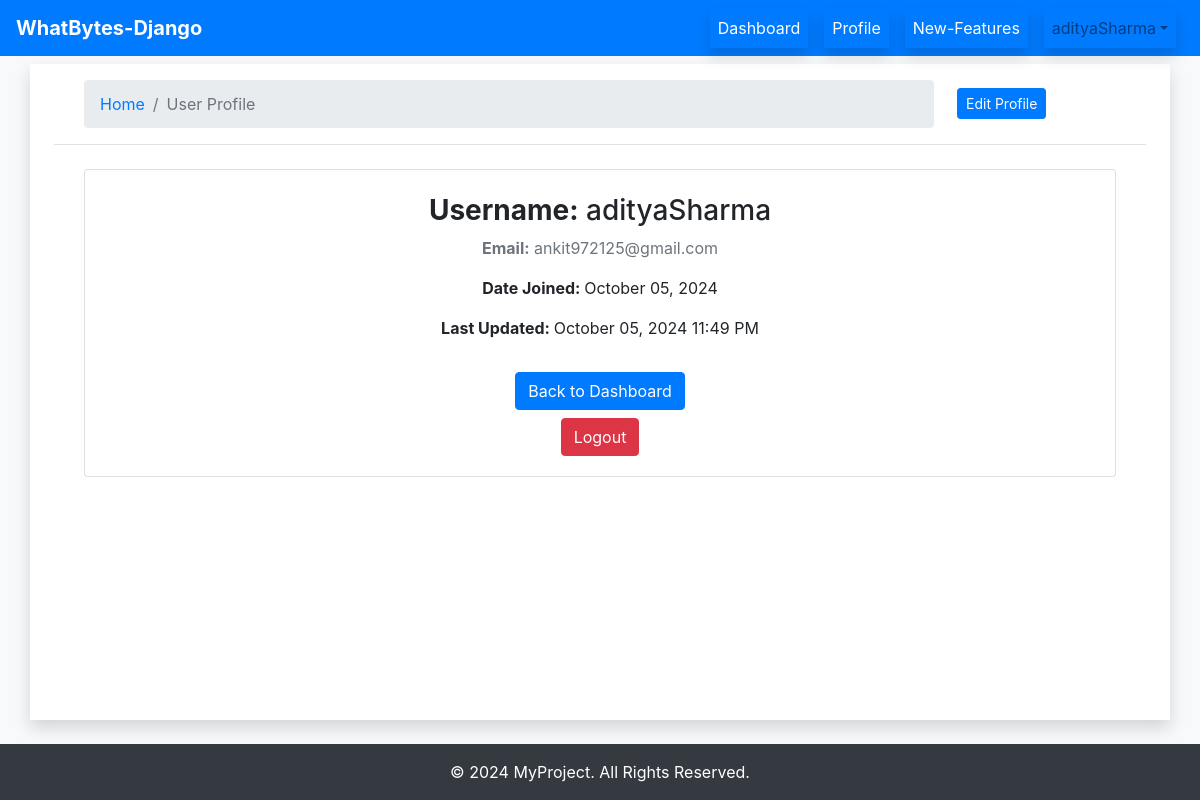
/profile/ (signed in), run on the app's committed database.
### main/models.py (models this page shows, shortened)
class Profile(models.Model):
    user = models.OneToOneField(User, on_delete=models.CASCADE)
    date_joined = models.DateTimeField(auto_now_add=True)
    last_updated = models.DateTimeField(auto_now=True)

### main/views.py (the view)
# urls.py: path('profile/', views.profile, name='profile'),
@login_required
def profile(request):
    profile = Profile.objects.get(user=request.user)
    return render(request, 'profile.html', {'profile': profile})

### main/templates/profile.html
{% extends "./base.html" %}
{% block content %}
<div id="ContentPlaceHolder1_divContainer" class="container-fluid bg-white rounded-2 px-4">
    <div class="pagetitle">
        <div class="row border-bottom">
            <div class="col-md-10 mt-2 pt-2">
                <nav class="d-flex">
                    <div class="col-md-12 ">
                        <ol class="breadcrumb">
                            <li class="breadcrumb-item"><a href="">Home</a></li>
                            <li class="breadcrumb-item active">User Profile</li>
                        </ol>
                    </div>
                    <div class="col-md-2 px-2 text-end pt-2">
                        <a href="{% url "editprofile" %}" class="btn btn-primary btn-sm">Edit Profile</a>
                     </div>
                </nav>
            </div>
        </div>
        <div class="container mt-4">
            <div class="card">
                <div class="card-body profile-card pt-4 d-flex flex-column align-items-center">
                    <h3><strong>Username:</strong> {{ profile.user.username }}</h3>
                    <p class="text-muted"><strong>Email:</strong> {{ user.email }}</p>
                    <p><strong>Date Joined: </strong>{{ profile.user.date_joined|date:"F d, Y" }}</p>
                    <p><strong>Last Updated: </strong>{{ profile.last_updated|date:"F d, Y h:i A" }}</p>
                    <a href="{% url 'dashboard' %}" class="btn btn-primary mt-3">Back to Dashboard</a>
                    <a href="{% url 'logout' %}" class="btn btn-danger mt-2">Logout</a>
                </div>
            </div>
        </div>
    </div>
</div>
{% endblock %}

### main/templates/base.html (shortened to what this page needs)
<!DOCTYPE html>
<html>
<head>
  <link href="https://stackpath.bootstrapcdn.com/bootstrap/4.5.2/css/bootstrap.min.css" rel="stylesheet">
</head>
<body class="bg-light">
  <div class="main-container">
    <nav class="navbar navbar-expand-lg navbar-light bg-primary">
      <a class="navbar-brand font-weight-bold text-white" href="#">WhatBytes-Django</a>
      <div class="collapse navbar-collapse" id="navbarNav">
        <ul class="navbar-nav ml-auto">
          {% if user.is_authenticated %}
          <li class="nav-item">
            <a class="nav-link text-white shadow mx-2" href="{% url 'dashboard' %}">Dashboard</a>
          </li>
          <li class="nav-item">
            <a class="nav-link text-white shadow mx-2" href="{% url 'profile' %}">Profile</a>
          </li>
          <li class="nav-item">
            <a class="nav-link text-white shadow mx-2" href="">New-Features</a>
          </li>
          <li class="nav-item dropdown shadow mx-2">
            <a class="nav-link dropdown-toggle d-flex align-items-center" href="#" id="navbarDropdownMenuLink" role="button" data-toggle="dropdown" aria-haspopup="true" aria-expanded="false">
              {{ request.user.username }}
            </a>
          </li>
          {% endif %}
        </ul>
      </div>
    </nav>
    <div class="container bg-white shadow content mt-2">
      {% block content %}{% endblock %}
    </div>
    <footer class="bg-dark text-white text-center py-3 mt-4">
      <p class="mb-0">&copy; 2024 MyProject. All Rights Reserved.</p>
    </footer>
  </div>
</body>
</html>

### main/templates/base.html (style rules this page uses)
html, body { height: 100%; margin: 0; }
.main-container { min-height: 100%; display: flex; flex-direction: column; }
.content { flex: 1; }

### data on the page
Profile: user.username "adityaSharma", user.date_joined "October 05, 2024", last_updated "October 05, 2024 11:49 PM"

### other printed values
{{ request.user.username }} "adityaSharma"
{{ user.email }} "ankit972125@gmail.com"
